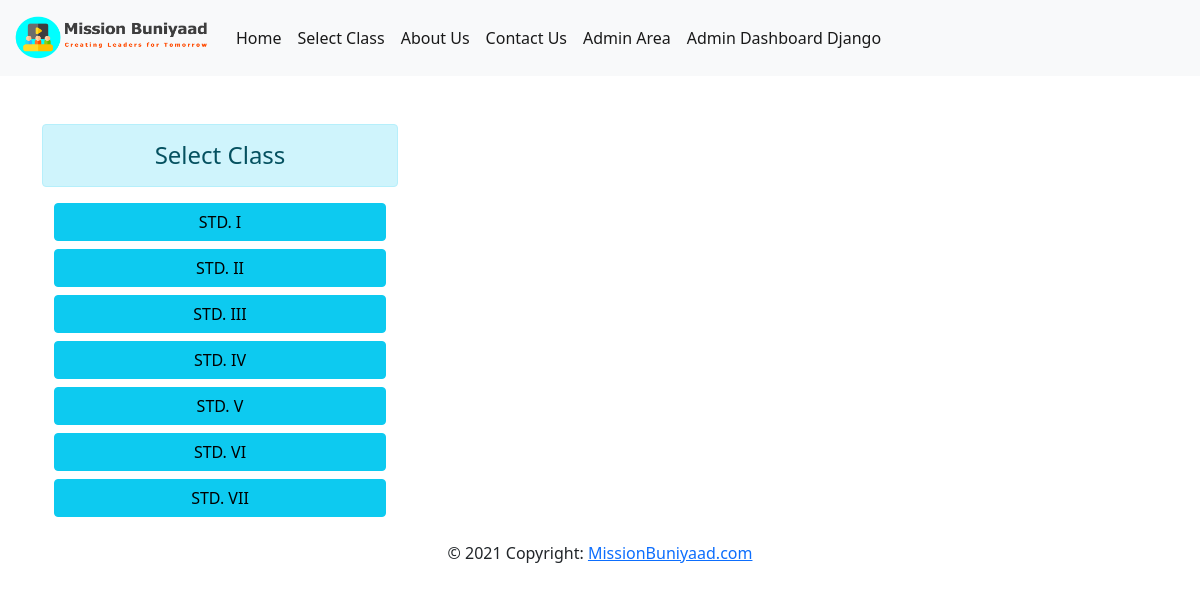
The page /selectclass on the database its author committed.
### home/models.py (models this page shows, shortened)
class Standard(models.Model):
    name = models.CharField(max_length=20)

### home/views.py (the view)
# urls.py: path('selectclass',views.selectClass, name="selectclass" ),
def selectClass(request):
    std = Standard.objects.all()
    context = {'std':std}
    return render(request, 'selectclass.html',context)

### home/templates/selectclass.html
{% extends 'base.html' %}
{% block content%}
    <div class="row">
       <div class="col-sm-4">
        <h4 class="text-center alert alert-info">Select Class</h4>
        {% for st in std %}
        <div class="container mb-2">
            <div class="row">
                <a href="{% url 'viewcontent' st.id %}" class="btn btn-info">{{st.name}}</a>
            </div>
        </div>
        {% endfor %}
       </div>
{% endblock content%}

### home/static/css/sidebars.css (style rules this page uses)
body { min-height: 100vh; min-height: -webkit-fill-available; }
html { height: -webkit-fill-available; }

### rows shown on the page
Standard: name "STD. I"
Standard: name "STD. II"
Standard: name "STD. III"
Standard: name "STD. IV"
Standard: name "STD. V"
Standard: name "STD. VI"
Standard: name "STD. VII"
